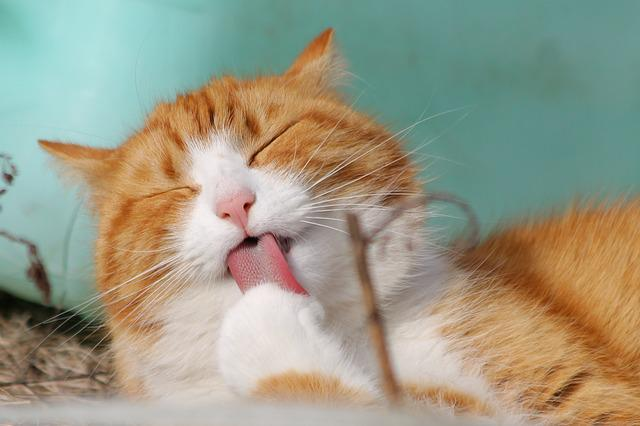
#> input picture NotObsidian/Archive/OpenCV/Image/cat.jpg, 640 x 426 px
$ jupyter execute '08. 이미지 대칭.ipynb'
#> lines starting #> are read from the running program, lines starting #| are printed output that depends on the picture
# 8. 이미지 대칭

### 좌우 대칭

[cell 1]
import cv2

img = cv2.imread('Image/cat.jpg')
#> img is the input picture: shape (426, 640, 3); mean B, G, R 134.2, 154.2, 155.2

flip_horizontal = cv2.flip(img, 1) # flipCode > 0 : 좌우 대칭
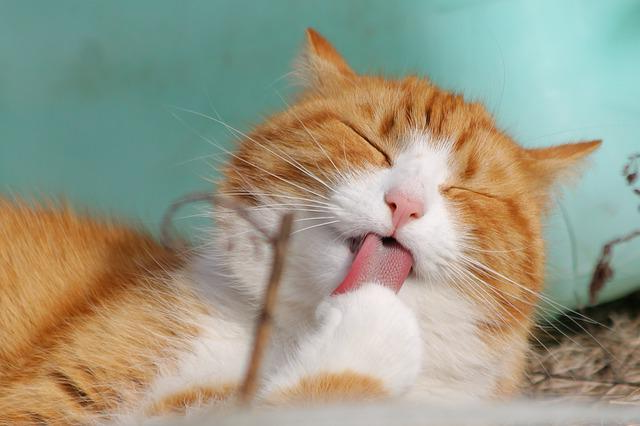
#> flip_horizontal: shape (426, 640, 3); mean B, G, R 134.2, 154.2, 155.2

cv2.imshow('img', img)
cv2.imshow('flip_horizontal', flip_horizontal)
cv2.waitKey(0)
cv2.destroyAllWindows()

## 상하 대칭

[cell 2]
import cv2

img = cv2.imread('Image/cat.jpg')

flip_vertical = cv2.flip(img, 0) # flipCode = 0 : 상하 대칭
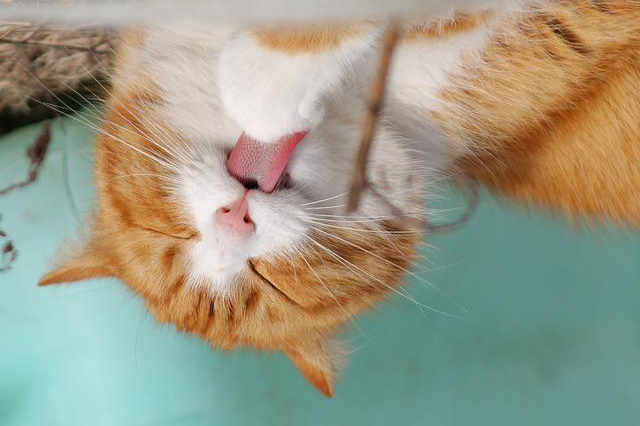
#> flip_vertical: shape (426, 640, 3); mean B, G, R 134.2, 154.2, 155.2

cv2.imshow('img', img)
cv2.imshow('flip_vertical', flip_vertical)
cv2.waitKey(0)
cv2.destroyAllWindows()

## 상하좌우 대칭

[cell 3]
import cv2

img = cv2.imread('Image/cat.jpg')

flip_both = cv2.flip(img, -1) # flipCode < 0 : 원점 대칭
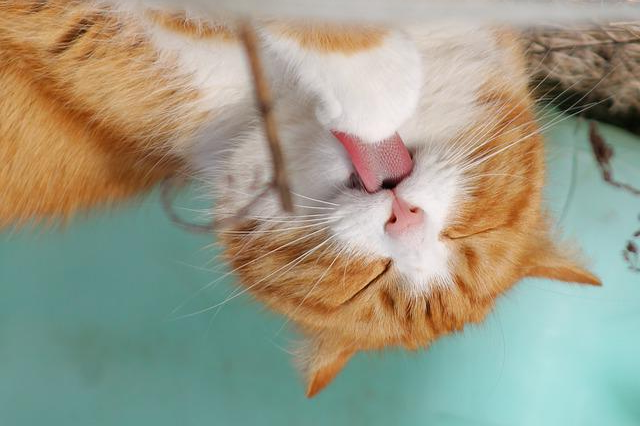
#> flip_both: shape (426, 640, 3); mean B, G, R 134.2, 154.2, 155.2

cv2.imshow('img', img)
cv2.imshow('flip_both', flip_both)
cv2.waitKey(0)
cv2.destroyAllWindows()

$ run again, with NotObsidian/Archive/OpenCV/Image/np.jpg copied over NotObsidian/Archive/OpenCV/Image/cat.jpg
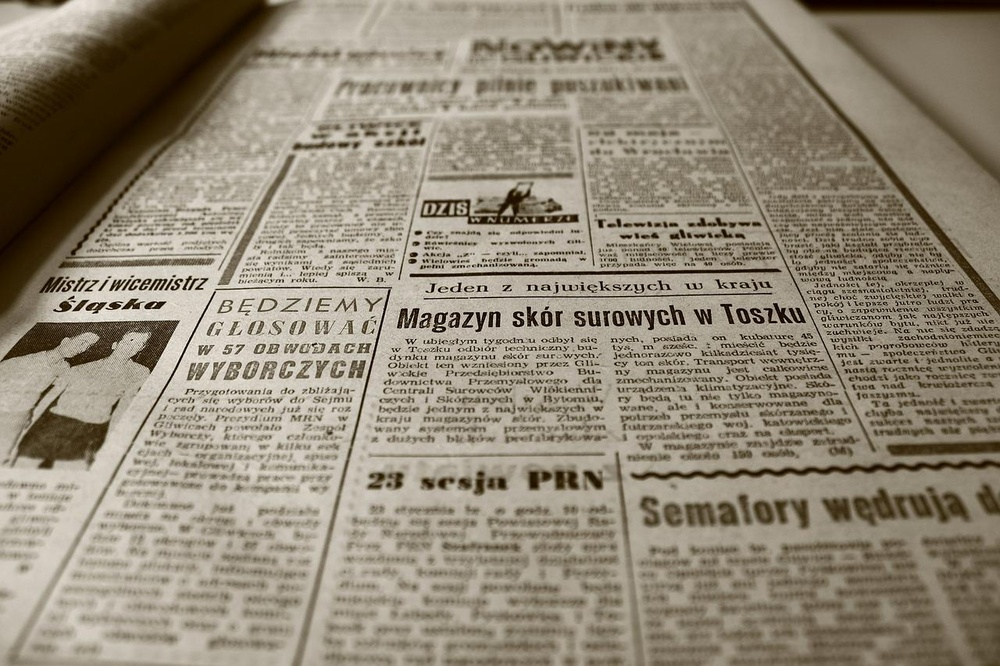
#> input picture NotObsidian/Archive/OpenCV/Image/np.jpg, 1000 x 666 px, shrunk from 1280 x 853 before the run
#> img is the input picture: shape (666, 1000, 3); mean B, G, R 118.2, 135.7, 145.3
#> `flip_vertical = cv2.flip(img, 0)`:
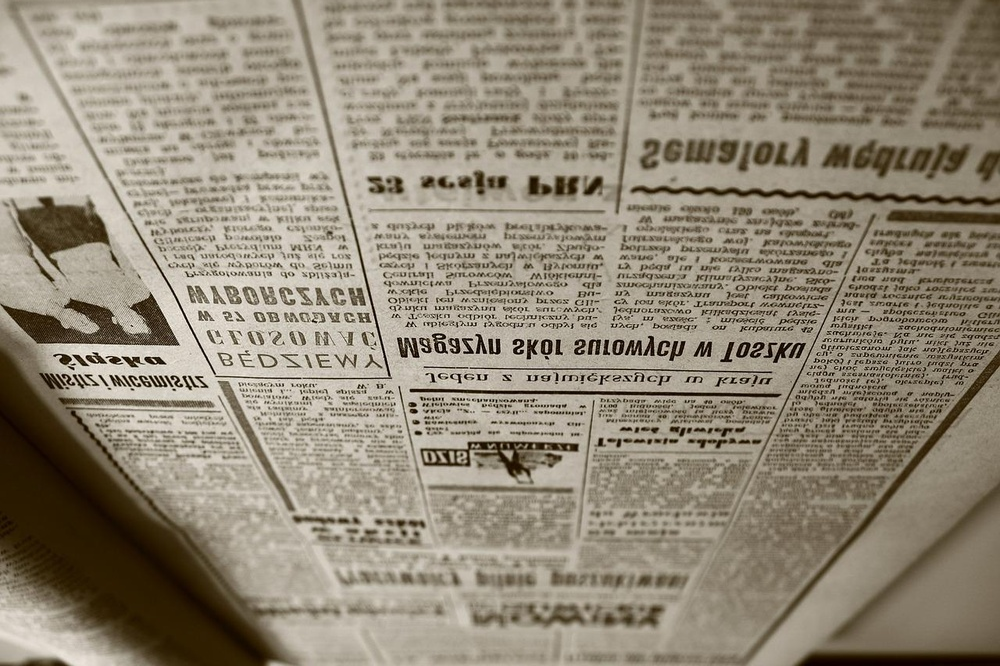
#> flip_vertical: shape (666, 1000, 3); mean B, G, R 118.2, 135.7, 145.3
#> `flip_both = cv2.flip(img, -1)`:
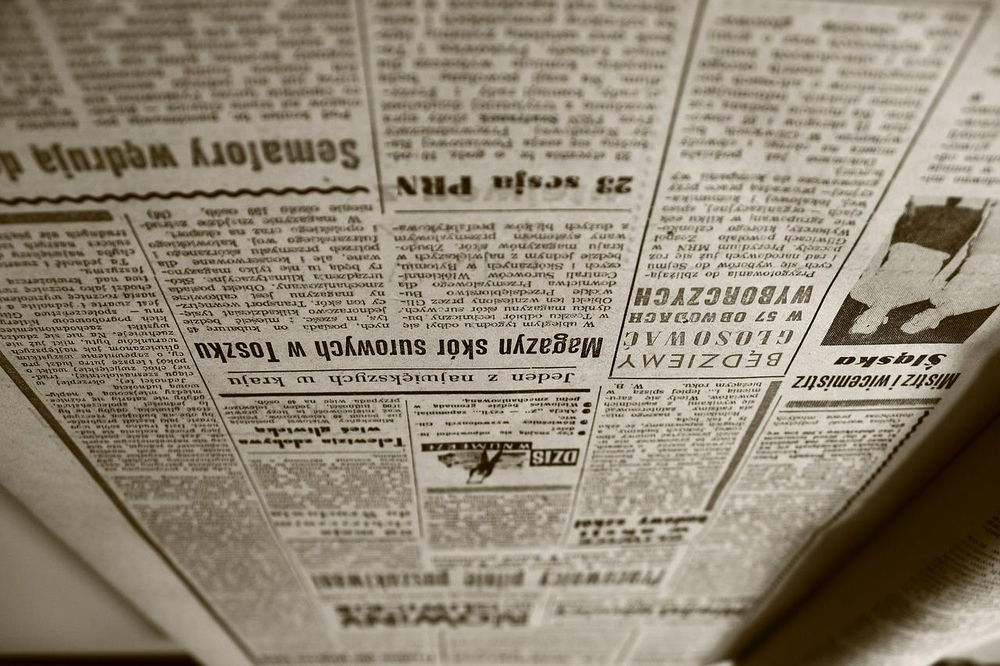
#> flip_both: shape (666, 1000, 3); mean B, G, R 118.2, 135.7, 145.3
